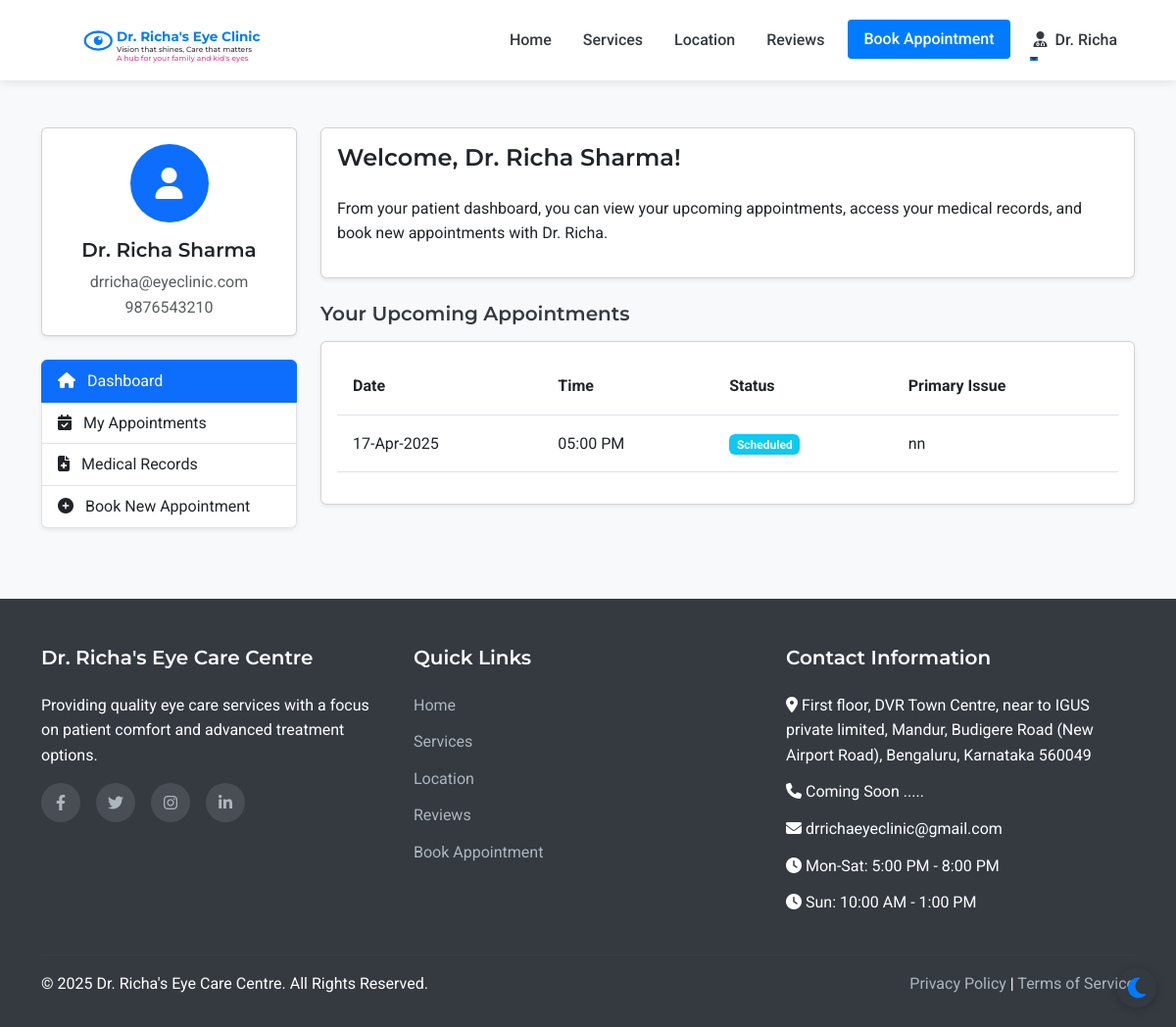
Before: /patient/dashboard (signed in) with the older database file.
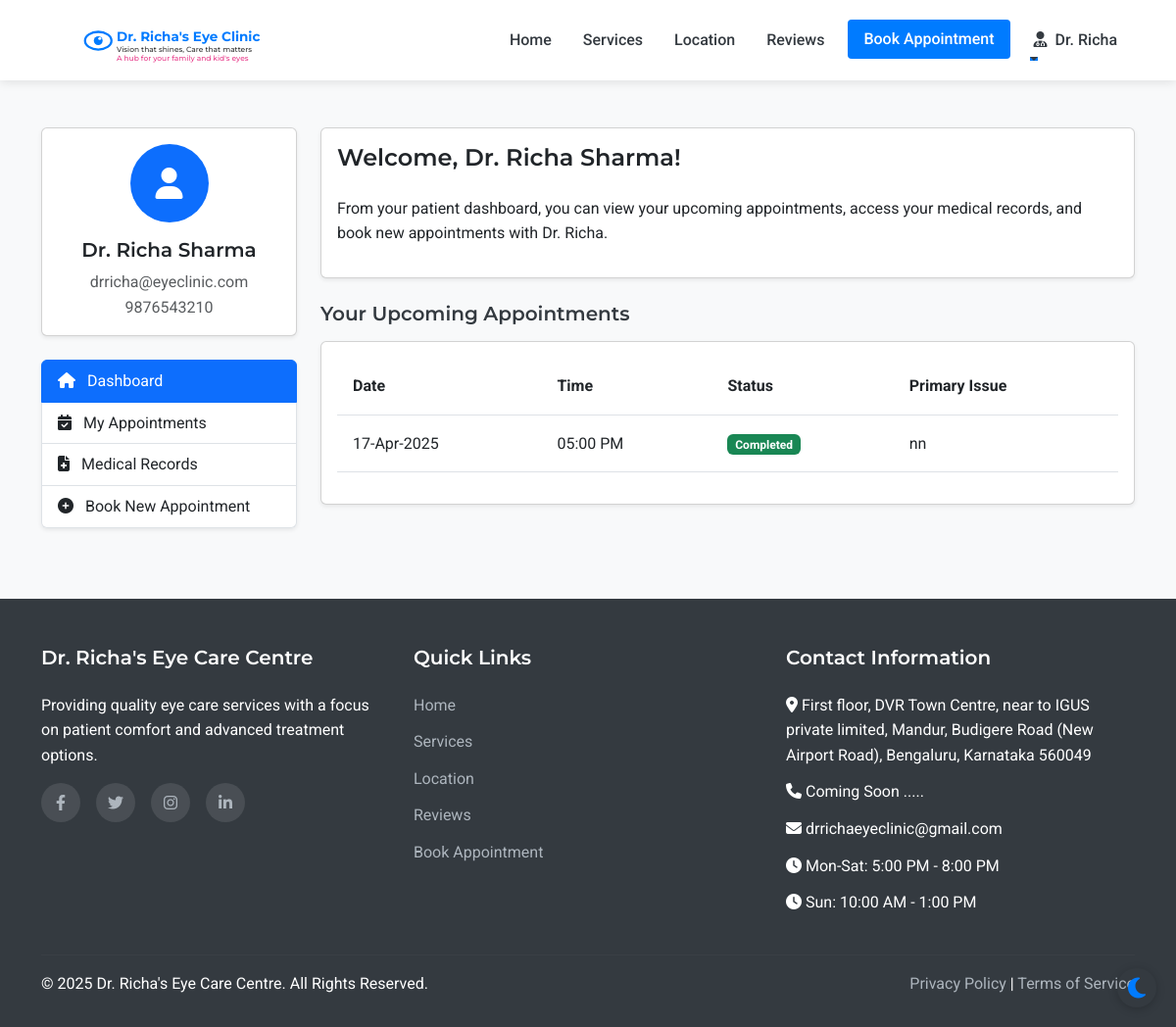
After: the same page with the newer database file.
### models.py (models this page shows, shortened)
class Appointment(db.Model):
    id = db.Column(db.Integer, primary_key=True)
    patient_id = db.Column(db.Integer, db.ForeignKey('patient.id'), nullable=False)
    appointment_date = db.Column(db.Date, nullable=False)
    appointment_time = db.Column(db.Time, nullable=False)
    primary_issue = db.Column(db.Text, nullable=True)
    referral_info = db.Column(db.String(255), nullable=True)
    status = db.Column(db.String(20), default='scheduled')  # scheduled, completed, cancelled
    created_at = db.Column(db.DateTime, default=datetime.utcnow)
    consultation_fee = db.Column(db.Float, nullable=False, default=500.0)
    payment_status = db.Column(db.String(20), default='pending')  # pending, paid

### routes.py (the view)
@app.route('/patient/dashboard')
@login_required
def patient_dashboard():
    appointments = Appointment.query.filter_by(patient_id=current_user.id).order_by(desc(Appointment.appointment_date), desc(Appointment.appointment_time)).all()
    return render_template('patient/dashboard.html', appointments=appointments)

### app.py (called while the page is built)
@login_manager.user_loader
def load_user(user_id):
    from models import Doctor, Assistant, Admin, Patient
    try:
        if user_id.startswith('doctor_'):
            return Doctor.query.get(int(user_id.split('_')[1]))
        elif user_id.startswith('assistant_'):
            return Assistant.query.get(int(user_id.split('_')[1]))
        elif user_id.startswith('admin_'):
            return Admin.query.get(int(user_id.split('_')[1]))
        else:
            return Patient.query.get(int(user_id))
    except (ValueError, AttributeError):
        return None

### routes.py (called while the page is built)
@app.context_processor
def inject_now():
    return {'now': datetime.now()}

### templates/patient/dashboard.html (shortened to what the changed rows need)
{% extends 'layout.html' %}
{% block content %}
<section class="py-5 bg-light">
    <div class="container">
        <div class="row">
            <div class="col-lg-9">
                <div class="card shadow-sm">
                    <div class="card-body">
                        {% if appointments %}
                            <div class="table-responsive">
                                <table class="table table-hover">
                                    <thead>
                                        <tr>
                                            <th>Date</th>
                                            <th>Time</th>
                                            <th>Status</th>
                                            <th>Primary Issue</th>
                                        </tr>
                                    </thead>
                                    <tbody>
                                        {% for appointment in appointments %}
                                            {% if appointment.appointment_date >= now.date() %}
                                                <tr>
                                                    <td>{{ appointment.appointment_date.strftime('%d-%b-%Y') }}</td>
                                                    <td>{{ appointment.appointment_time.strftime('%I:%M %p') }}</td>
                                                    <td>
                                                        {% if appointment.status == 'scheduled' %}
                                                            <span class="badge bg-info">Scheduled</span>
                                                        {% elif appointment.status == 'completed' %}
                                                            <span class="badge bg-success">Completed</span>
                                                        {% else %}
                                                            <span class="badge bg-secondary">{{ appointment.status }}</span>
                                                        {% endif %}
                                                    </td>
                                                    <td>{{ appointment.primary_issue or 'Not specified' }}</td>
                                                </tr>
                                            {% endif %}
                                        {% endfor %}
                                    </tbody>
                                </table>
                            </div>
                            {% set upcoming_count = appointments|selectattr('appointment_date', 'ge', now.date())|list|length %}
                        {% else %}
                            <div class="text-center p-4">
                                <p class="text-muted mb-3">You don't have any appointments yet.</p>
                                <a href="{{ url_for('appointment') }}" class="btn btn-primary">Book Your First Appointment</a>
                            </div>
                        {% endif %}
                    </div>
                </div>
            </div>
        </div>
    </div>
</section>
{% endblock %}

Changed rows visible on the page:
changed Appointment "05:00 PM": status "Scheduled" → "Completed"
